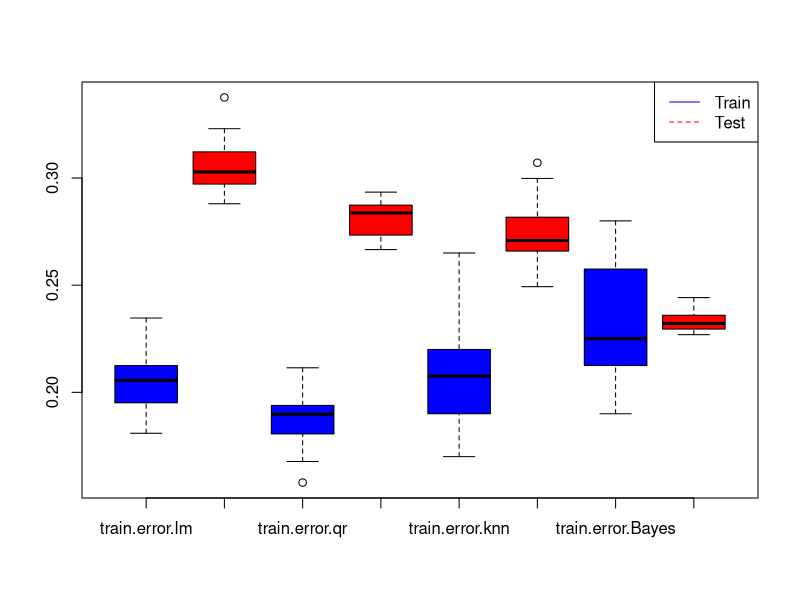

Reproduce this figure in R.
## ---- chunk 1
library(ggplot2)
library(class)
## ---- chunk 2
set.seed(2458)
## ---- chunk 3
csize = 10; #number of centers
p=2;
s=1; #standard deviation is set to 1
m1 = matrix(rnorm(csize*p),csize,p)*s + cbind(rep(1,csize),rep(0,csize))
m0 = matrix(rnorm(csize*p),csize,p)*s + cbind(rep(0,csize),rep(1,csize))
leas.k=c()
train.error.lm=c()
test.error.lm=c()
test.error.knn=c()
test.error.qr=c()
test.error.Bayes=c()
train.error.knn=c()
train.error.qr=c()
train.error.Bayes=c()
## ---- chunk 4
for (i in 1:20){
  
  #Generating Training data
  n=100;
  id1 = sample(1:csize,n,replace=TRUE);
  id0 = sample(1:csize,n,replace=TRUE);
  s=sqrt(1/5);#Standard deviation for generating x
  traindata = matrix(rnorm(2*n*p),2*n,p)*s + rbind(m1[id1,],m0[id0,])
  traindata<-as.data.frame(traindata)
  #dim(traindata)
  #str(traindata)
  Ytrain = factor(c(rep(1,n),rep(0,n)))
  #length(Ytrain)
  
  #Generating Test data
  N=5000;
  id1 = sample(1:csize,N,replace=TRUE);
  id0 = sample(1:csize,N,replace=TRUE);
  testdata = matrix(rnorm(2*N*p),2*N,p)*s + rbind(m1[id1,],m0[id0,])
  Ytest = factor(c(rep(1,N),rep(0,N)))
  #length(Ytest)
  testdata<-as.data.frame(testdata)
  
  #Visualization
  #plot(traindata[, 1], traindata[, 2], type = "n", xlab = "", ylab = "")
  #points(traindata[1:n, 1], traindata[1:n, 2], col = "blue");
  #points(traindata[(n+1):(2*n), 1], traindata[(n+1):(2*n), 2], col="red");
  #points(m1[1:csize, 1], m1[1:csize, 2], pch="+", cex=1.5, col="blue");
  #points(m0[1:csize, 1], m0[1:csize, 2], pch="+", cex=1.5, col="red");
  #legend("bottomleft", pch = c(1,1), col = c("red", "blue"),
         #legend = c("class 1", "class 0"))
  
  #LINEAR REGRESSION:
  lmfit<-lm(as.numeric(Ytrain)-1~.,data=traindata)
  train.error.lm[i] = mean(lmfit$residuals^2)
  
  predicted<-ifelse(predict.lm(lmfit,testdata)>0.5,1,0)
  test.error.lm[i] <- mean((as.numeric(Ytest)-1-predicted)^2)
  #str(lmfit)
 
  #QUADRADIC REGRESSION:
  qfit = lm(as.numeric(Ytrain)-1~ V1 + V2 + V1*V2 + I(V1^2) + I(V2^2), data=traindata)
  train.error.qr[i] = mean(qfit$residuals^2)
  predicted <- ifelse(predict.lm(qfit, testdata)> 0.5,1,0)
  test.error.qr[i] = mean((as.numeric(Ytest)-1 - predicted)^2)
  
  #KNN
  nfold<-10
  infold<-sample(rep(1:nfold,length.out=length(Ytrain)))
  allk = c(1:20,151, 101, 69, 45, 31, 21)
  errorMatrix = matrix(NA,length(allk),nfold)
  for( l in 1:nfold){
    for (k in 1:length(allk)){
      Ytrain.pred = knn(traindata[infold!=l,],traindata[infold==l,],Ytrain[infold != l],k=allk[k])
      errorMatrix[k,l]=sum(Ytrain[infold==l]!=Ytrain.pred)/(2*nfold)
    }
  }
  leas.k[i]<-allk[which.min(apply(errorMatrix,1,mean))]
  Ytrain.pred = knn(traindata, traindata, Ytrain, k = leas.k[i])
  train.error.knn[i] = sum(Ytrain != Ytrain.pred)/(2*n)
  Ytest.pred = knn(traindata, testdata, Ytrain,k = leas.k[i])
  test.error.knn[i] = sum(Ytest != Ytest.pred)/(2*N)
  
  ##Bayes
  mixnorm=function(x){
    ## return the density ratio for a point x, where each
    ## density is a mixture of normal with 10 components
    sum(exp(-apply((t(m1)-x)^2, 2, sum)*5/2))/sum(exp(-apply((t(m0)-x)^2, 2, sum)*5/2))
  }
  Ytest.pred.Bayes = apply(testdata, 1, mixnorm)
  Ytest.pred.Bayes = as.numeric(Ytest.pred.Bayes > 1)
  Ytrain.pred.Bayes = apply(traindata, 1, mixnorm)
  Ytrain.pred.Bayes = as.numeric(Ytrain.pred.Bayes > 1)
  #table(Ytest, Ytest.pred.Bayes)
  test.error.Bayes[i] = sum(Ytest !=  Ytest.pred.Bayes) / (2*N)
  train.error.Bayes[i] = sum(Ytrain != Ytrain.pred.Bayes) / (2*n)
}
## ---- chunk 5
Error = data.frame(train.error.lm,as.numeric(test.error.lm),train.error.qr,test.error.qr,train.error.knn,test.error.knn,train.error.Bayes,test.error.Bayes)
## ---- chunk 6
boxplot(Error,use.cols=TRUE ,col=c("BLUE","RED"))
legend("topright",col=c("blue","red"),legend=c("Train","Test"),lty=1:2)
## ---- chunk 7
print("MEANS")
colMeans(Error)
print("STANDARD DEVIATION")
apply(Error,2,sd)
